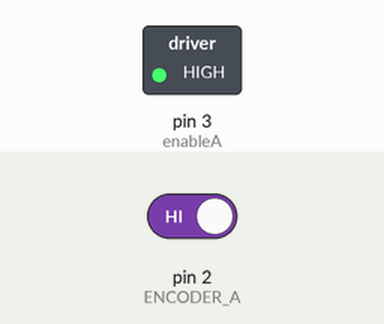
Recording of a sketch running on a simulated Arduino Uno, built with avr-gcc and run on an emulated ATmega328P. On the bench: switched loads named in the sketch (green lamp = pin HIGH). The inputs (shaded band) are chosen by the test bench; at power-on: pin 2 (ENCODER_A) HIGH. What the sketch prints to the serial monitor is not drawn.

Above: at 0.1 s.
Timing chart, 0 to 1.6 s (numbered marks = the images above):
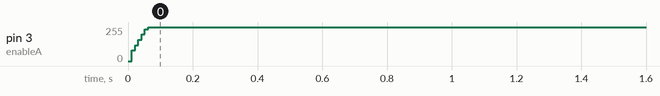

Measured:
- by itself, pin 3 (enableA): 0/255 → 255/255 at 0.01 s

The sketch:

pid_1.ino
```cpp
// PID Controller for motor APZ=

const int T = 10;                     // Sampling period (ms)
volatile int encoderPos = 0;
int counter[2] = {0,0};     // Counter vector
float rpm = 0;
int pulsos_dif =0;

unsigned long previousMillis = 0;


//PID
int setpoint = 80;        // Reference variable
int u;
float uk;
float u1;
int e0;
int e1;
int e2;


const   float Kp = .5;                 // Proportional gain
const   int Ti = 10;                  // Integral time
const   int Td = 0;                 // Derivative time

#define ENCODER_A       2 // Amarillo
#define ENCODER_B       4 // Verde
#define enableA  3

void setup(){
  Serial.begin(9600);
  pinMode(ENCODER_A, INPUT);
  pinMode(ENCODER_B, INPUT);
  pinMode(enableA, OUTPUT);
  attachInterrupt(digitalPinToInterrupt(ENCODER_A),leerEncoder,RISING);
}

void loop(){
  unsigned long currentMillis = millis();
  if ((currentMillis - previousMillis) >= T)
  {
    previousMillis = currentMillis;
    speedCalculation();
    pid();
    u = 0;
    while (u < uk){
      u += 1;
    }
    analogWrite(enableA, u);
    Serial.println(rpm);
  }

}


void speedCalculation(){                 // Considers T, encoder, rpm
  counter[0] = encoderPos;
  pulsos_dif = (counter[0] - counter[1]);
  rpm = float(pulsos_dif * 6000.0 / 374);
  counter[1] = counter[0];              // Shift register
}


void leerEncoder(){
  //Lectura de Velocidad
  encoderPos++; //Incrementa una revolución
}

void pid(){
  e0 = setpoint - rpm;            // Error calculation
  uk = u1 + Kp * (e0 - e1 + T/(Ti) * e0 + Td/(T) * (e0 - 2*e1 + e2));
  uk = (min(max(0, uk), 255));
  e1 = e0;                  // Shifting operation
  e2 = e1;                  // Shifting operation
  u1 = uk;
}
```
